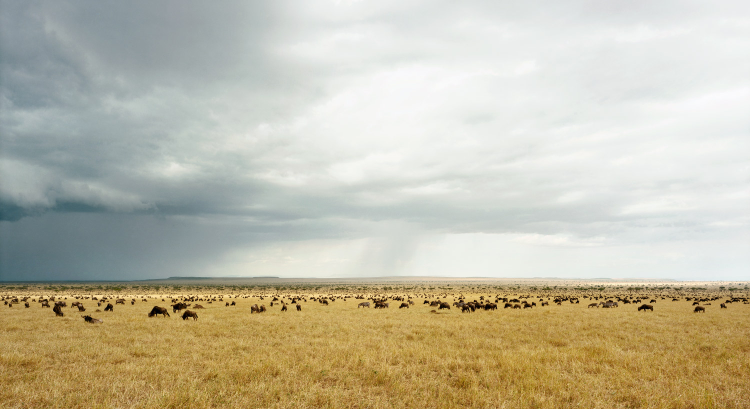
#> input picture 0005/inputs/1.jpg, 1500 x 818 px (shown at 1/2 size); its folder holds 2 pictures in this run
$ python 0005.py
#> lines starting #> are read from the running program, lines starting #| are printed output that depends on the picture
# -*- coding: utf-8 -*-
#你有一个目录，装了很多照片，把它们的尺寸变成都不大于 iPhone5 分辨率的大小。

from PIL import Image
import os

def batch_resize(dir='inputs', output='outputs', size=[568, 1136]):
#> called with dir = 'inputs', output = 'outputs'
    for filename in os.listdir(dir):
        img = Image.open(os.path.join(os.getcwd(), dir, filename))
#> img is the input picture: PIL image 1500x818 RGB; mean R, G, B 192.8, 186.9, 165.1
        width, height = img.size
#> width = 1500; height = 818

        fw = float(width) / max(size) if width > height else float(width) / min(size)
#> fw = 1.32
        fh = float(height) / min(size) if width > height else float(height) / max(size)
#> fh = 1.44
        f = max(fw, fh)
#> f = 1.44
        if f > 1:
            img.resize((int(width / f), int(height / f))).save(os.path.join(os.getcwd(), output, filename))
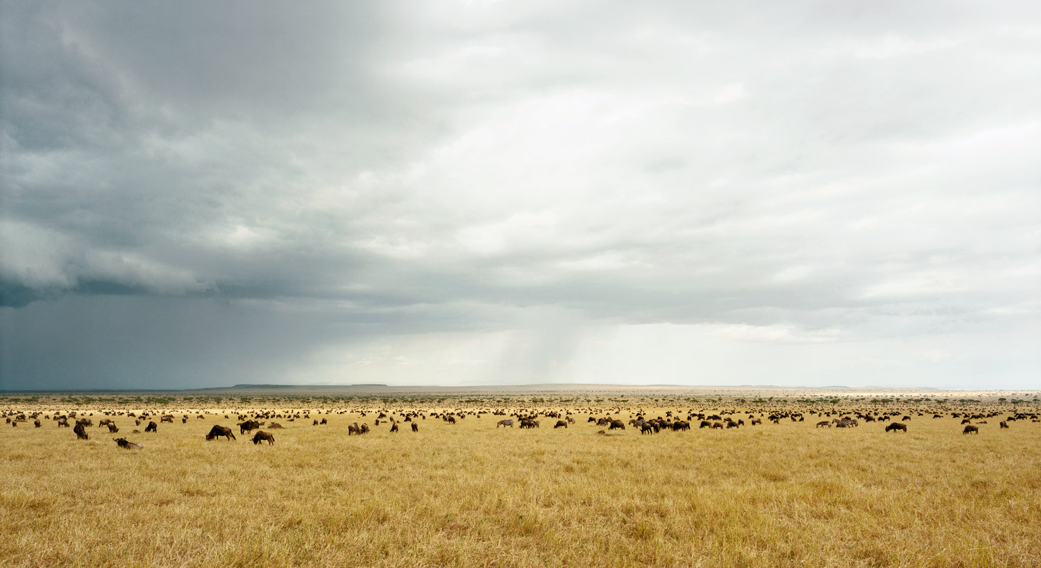
#> saved as 1.jpg: PIL image 1041x568 RGB; mean R, G, B 192.8, 186.9, 165.1
#> pass 2 of the loop in batch_resize, `for filename in os.listdir(dir):`:
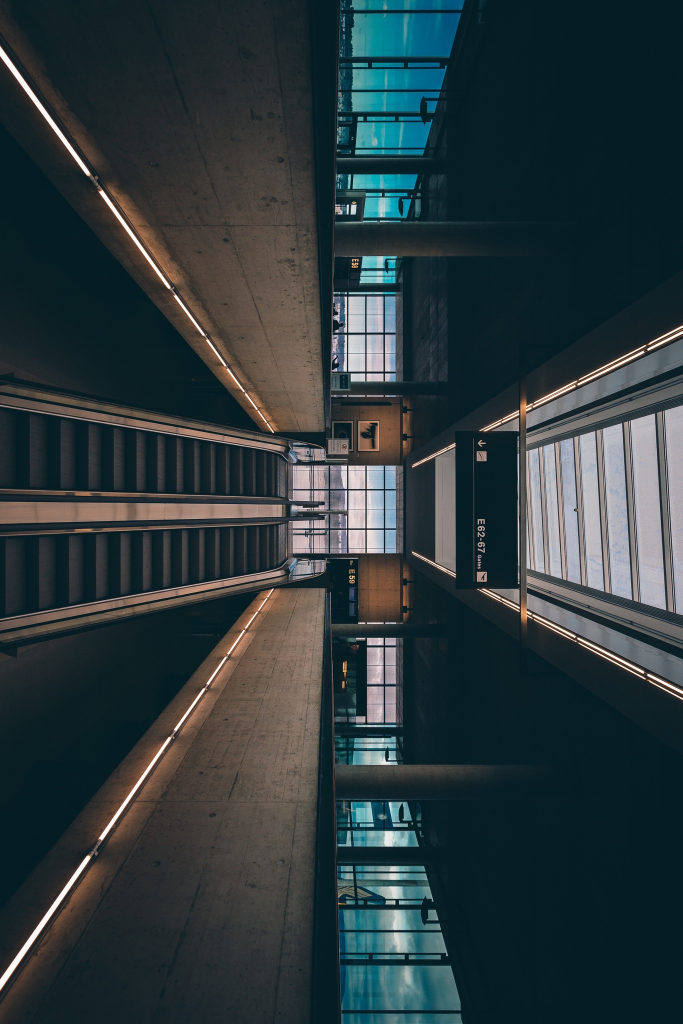
#> input picture 0005/inputs/2.jpeg, 1365 x 2048 px (shown at 1/2 size)
#> in batch_resize, img is the input picture: PIL image 1365x2048 RGB; mean R, G, B 44.5, 57.7, 60.3
#> in batch_resize, `img.resize((int(width / f), int(height / f))).save(os.path.join(os.get..`:
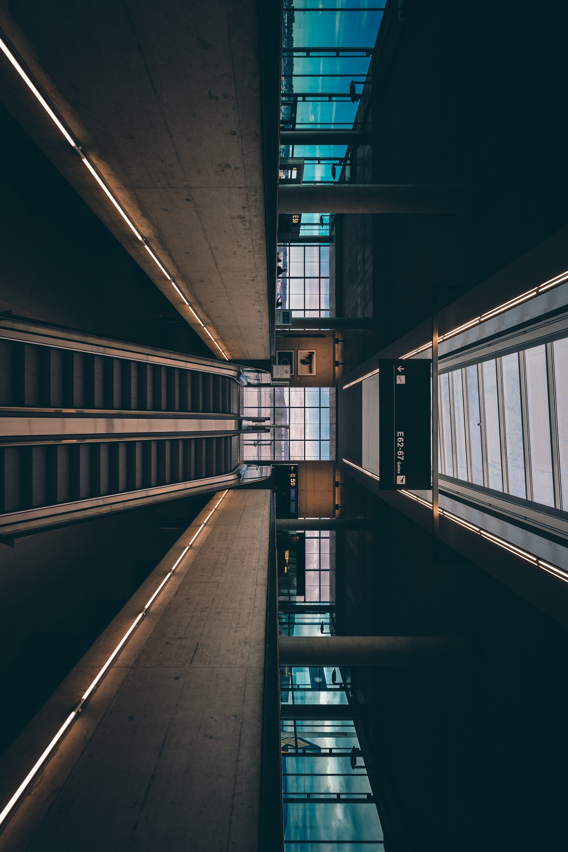
#> saved as 2.jpeg: PIL image 568x852 RGB; mean R, G, B 44.5, 57.7, 60.3

if __name__ == '__main__':
    batch_resize()
